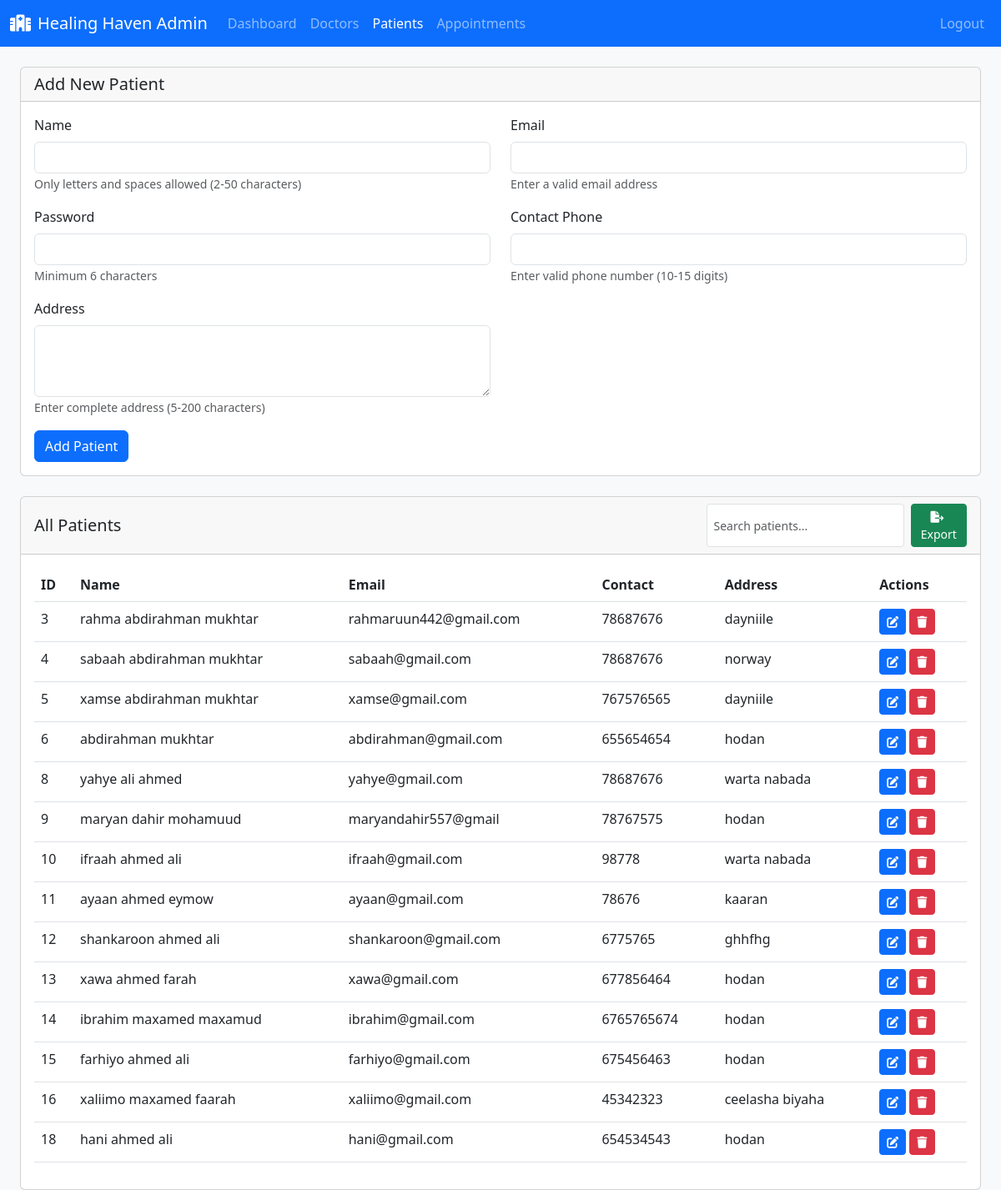
The page /manage_patients.php (signed in) on the database its author committed.
### tables this page shows
CREATE TABLE `patients` (
  `id` int(11) NOT NULL,
  `user_id` int(11) NOT NULL,
  `name` varchar(100) DEFAULT NULL,
  `email` varchar(255) NOT NULL,
  `contact_phone` varchar(15) DEFAULT NULL,
  `address` text DEFAULT NULL
);

### manage_patients.php (the view, shortened to what this page needs)
<?php
include('db_connect.php');
$edit_data = null;
$query = "SELECT * FROM patients";
$result = $conn->query($query);
?>
<!DOCTYPE html>
<html lang="en">
<head>
    <link href="https://cdn.jsdelivr.net/npm/bootstrap@5.3.0/dist/css/bootstrap.min.css" rel="stylesheet">
    <link rel="stylesheet" href="https://cdnjs.cloudflare.com/ajax/libs/font-awesome/6.0.0/css/all.min.css">
</head>
<body class="bg-light">
    <nav class="navbar navbar-expand-lg navbar-dark bg-primary mb-4">
        <div class="container-fluid">
            <a class="navbar-brand" href="#">
                <i class="fas fa-hospital-alt me-2"></i>Healing Haven Admin
            </a>
            <div class="collapse navbar-collapse" id="navbarNav">
                <ul class="navbar-nav">
                    <li class="nav-item">
                        <a class="nav-link" href="adminDashboard.php">Dashboard</a>
                    </li>
                    <li class="nav-item">
                        <a class="nav-link" href="manage_doctors.php">Doctors</a>
                    </li>
                    <li class="nav-item">
                        <a class="nav-link active" href="manage_patients.php">Patients</a>
                    </li>
                    <li class="nav-item">
                        <a class="nav-link" href="manage_appointments.php">Appointments</a>
                    </li>
                </ul>
                <ul class="navbar-nav ms-auto">
                    <li class="nav-item">
                        <a class="nav-link" href="logout.php">Logout</a>
                    </li>
                </ul>
            </div>
        </div>
    </nav>
    <div class="container-fluid px-4">
        <div class="card mb-4">
            <div class="card-header">
                <h5 class="card-title mb-0"><?php echo $edit_data ? 'Edit Patient' : 'Add New Patient'; ?></h5>
            </div>
            <div class="card-body">
                <form method="POST" action="">
                    <div class="row">
                        <div class="col-md-6 mb-3">
                            <label class="form-label">Name</label>
                            <input type="text"
                                   class="form-control"
                                   name="name"
                                   pattern="[A-Za-z ]{2,50}"
                                   title="Name should only contain letters and spaces (2-50 characters)"
                                   value="<?php echo $edit_data ? $edit_data['name'] : ''; ?>"
                                   required>
                            <small class="text-muted">Only letters and spaces allowed (2-50 characters)</small>
                        </div>
                        <div class="col-md-6 mb-3">
                            <label class="form-label">Email</label>
                            <input type="email"
                                   class="form-control"
                                   name="email"
                                   pattern="[a-z0-9._%+-]+@[a-z0-9.-]+\.[a-z]{2,}$"
                                   title="Please enter a valid email address"
                                   value="<?php echo $edit_data ? $edit_data['email'] : ''; ?>"
                                   required>
                            <small class="text-muted">Enter a valid email address</small>
                        </div>
                        <?php if(!$edit_data) { ?>
                            <div class="col-md-6 mb-3">
                                <label class="form-label">Password</label>
                                <input type="password"
                                       class="form-control"
                                       name="password"
                                       minlength="6"
                                       title="Password must be at least 6 characters long"
                                       required>
                                <small class="text-muted">Minimum 6 characters</small>
                            </div>
                        <?php } ?>
                        <div class="col-md-6 mb-3">
                            <label class="form-label">Contact Phone</label>
                            <input type="tel"
                                   class="form-control"
                                   name="contact_phone"
                                   pattern="[0-9+\-\s]{10,15}"
                                   title="Phone number should be 10-15 digits"
                                   value="<?php echo $edit_data ? $edit_data['contact_phone'] : ''; ?>"
                                   required>
                            <small class="text-muted">Enter valid phone number (10-15 digits)</small>
                        </div>
                        <div class="col-md-6 mb-3">
                            <label class="form-label">Address</label>
                            <textarea class="form-control"
                                      name="address"
                                      rows="3"
                                      minlength="5"
                                      maxlength="200"
                                      title="Address must be between 5 and 200 characters"
                                      required><?php echo $edit_data ? $edit_data['address'] : ''; ?></textarea>
                            <small class="text-muted">Enter complete address (5-200 characters)</small>
                        </div>
                    </div>
                    <button type="submit"
                            name="<?php echo $edit_data ? 'update_patient' : 'add_patient'; ?>"
                            class="btn btn-primary">
                        <?php echo $edit_data ? 'Update Patient' : 'Add Patient'; ?>
                    </button>
                </form>
            </div>
        </div>
        <div class="card">
            <div class="card-header d-flex justify-content-between align-items-center">
                <h5 class="card-title mb-0">All Patients</h5>
                <div class="d-flex gap-2">
                    <input type="text" id="searchInput" class="form-control form-control-sm" placeholder="Search patients...">
                    <button onclick="exportPatientData()" class="btn btn-success btn-sm">
                        <i class="fas fa-file-export me-1"></i> Export
                    </button>
                </div>
            </div>
            <div class="card-body">
                <div class="table-responsive">
                    <table class="table table-hover" id="patientsTable">
                        <thead>
                            <tr>
                                <th>ID</th>
                                <th>Name</th>
                                <th>Email</th>
                                <th>Contact</th>
                                <th>Address</th>
                                <th>Actions</th>
                            </tr>
                        </thead>
                        <tbody>
                            <?php while($row = $result->fetch_assoc()): ?>
                            <tr>
                                <td><?php echo $row['id']; ?></td>
                                <td><?php echo $row['name']; ?></td>
                                <td><?php echo $row['email']; ?></td>
                                <td><?php echo $row['contact_phone']; ?></td>
                                <td><?php echo substr($row['address'], 0, 50) . (strlen($row['address']) > 50 ? '...' : ''); ?></td>
                                <td>
                                    <a href="?edit=<?php echo $row['id']; ?>" class="btn btn-sm btn-primary">
                                        <i class="fas fa-edit"></i>
                                    </a>
                                    <a href="?delete=<?php echo $row['id']; ?>"
                                       class="btn btn-sm btn-danger"
                                       onclick="return confirm('Are you sure you want to delete this patient?')">
                                        <i class="fas fa-trash"></i>
                                    </a>
                                </td>
                            </tr>
                            <?php endwhile; ?>
                        </tbody>
                    </table>
                </div>
            </div>
        </div>
    </div>
</body>
</html>

### rows shown on the page
patients: id "3", name "rahma abdirahman mukhtar", email "rahmaruun442@gmail.com", contact_phone "78687676", address "dayniile"
patients: id "4", name "sabaah abdirahman mukhtar", email "sabaah@gmail.com", contact_phone "78687676", address "norway"
patients: id "5", name "xamse abdirahman mukhtar", email "xamse@gmail.com", contact_phone "767576565", address "dayniile"
patients: id "6", name "abdirahman mukhtar", email "abdirahman@gmail.com", contact_phone "655654654", address "hodan"
patients: id "8", name "yahye ali ahmed", email "yahye@gmail.com", contact_phone "78687676", address "warta nabada"
patients: id "9", name "maryan dahir mohamuud", email "maryandahir557@gmail", contact_phone "78767575", address "hodan"
patients: id "10", name "ifraah ahmed ali", email "ifraah@gmail.com", contact_phone "98778", address "warta nabada"
patients: id "11", name "ayaan ahmed eymow", email "ayaan@gmail.com", contact_phone "78676", address "kaaran"
patients: id "12", name "shankaroon ahmed ali", email "shankaroon@gmail.com", contact_phone "6775765", address "ghhfhg"
patients: id "13", name "xawa ahmed farah", email "xawa@gmail.com", contact_phone "677856464", address "hodan"
patients: id "14", name "ibrahim maxamed maxamud", email "ibrahim@gmail.com", contact_phone "6765765674", address "hodan"
patients: id "15", name "farhiyo ahmed ali", email "farhiyo@gmail.com", contact_phone "675456463", address "hodan"
patients: id "16", name "xaliimo maxamed faarah", email "xaliimo@gmail.com", contact_phone "45342323", address "ceelasha biyaha"
patients: id "18", name "hani ahmed ali", email "hani@gmail.com", contact_phone "654534543", address "hodan"
